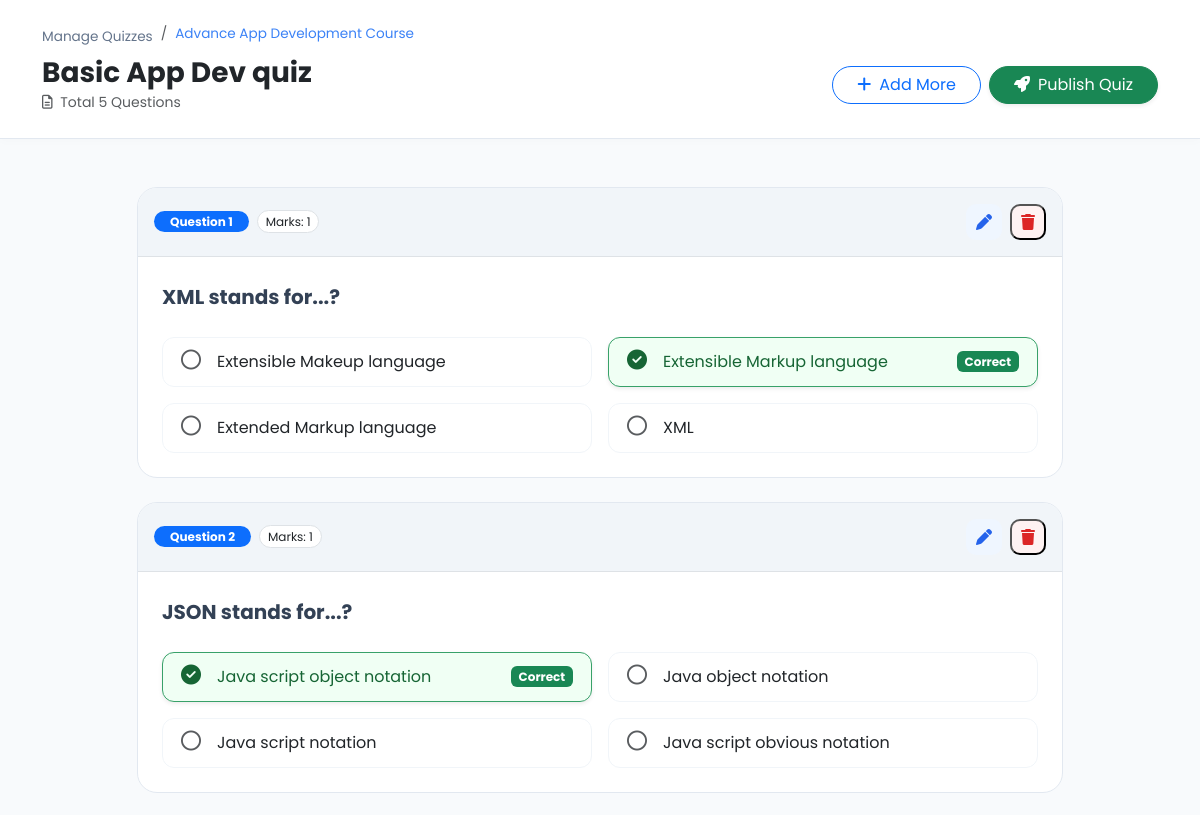
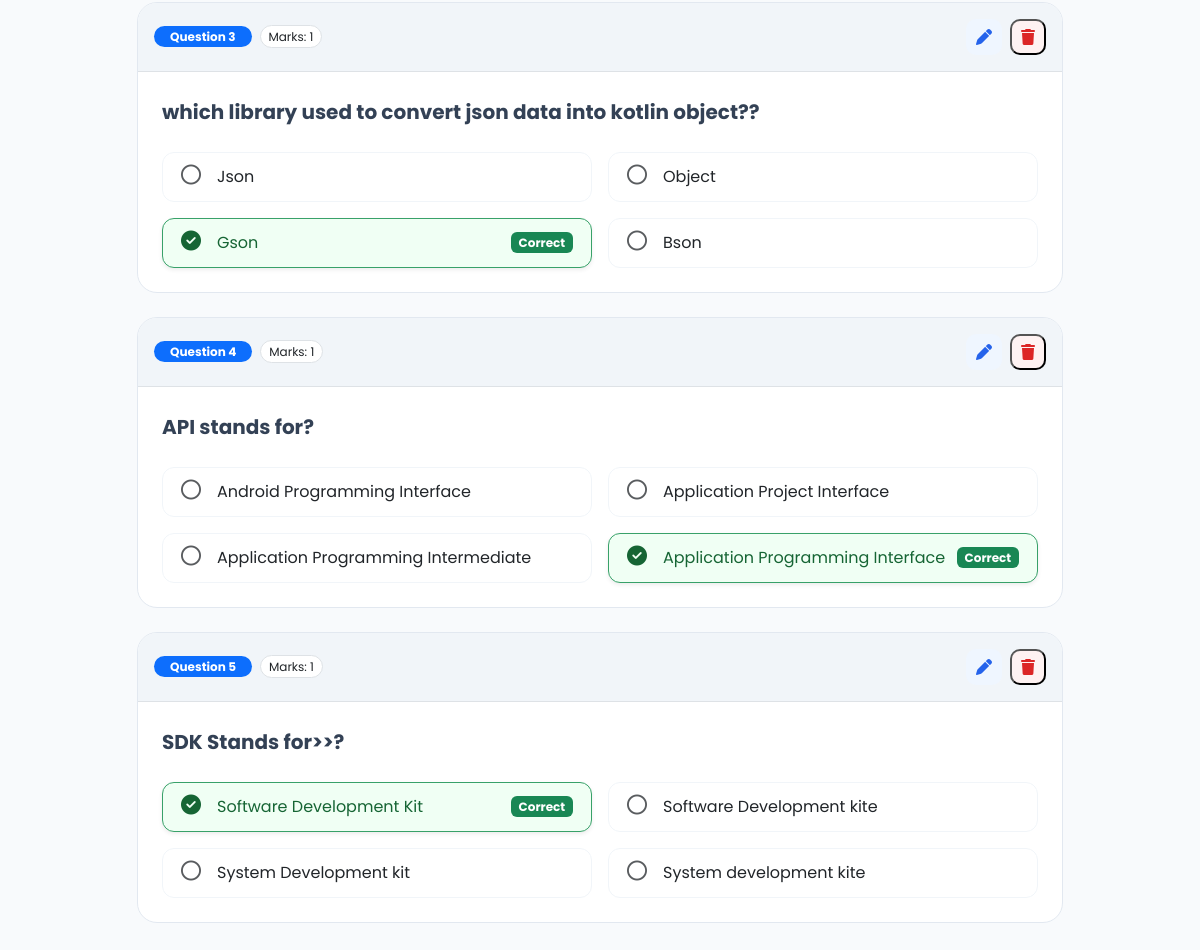
The page /instructor/review_quiz.php?quiz_id=3 (signed in) on the database its author committed (2 pictures, top to bottom).
### tables this page shows
CREATE TABLE `quizzes` (
  `id` int(10) UNSIGNED NOT NULL,
  `course_id` int(10) UNSIGNED NOT NULL,
  `title` varchar(150) NOT NULL,
  `total_marks` int(10) UNSIGNED DEFAULT 0,
  `created_at` timestamp NOT NULL DEFAULT current_timestamp(),
  `status` enum('draft','published') DEFAULT 'draft'
);

CREATE TABLE `courses` (
  `id` int(10) UNSIGNED NOT NULL,
  `instructor_id` int(10) UNSIGNED NOT NULL,
  `category_id` int(10) DEFAULT NULL,
  `title` varchar(150) NOT NULL,
  `price` decimal(10,2) DEFAULT 0.00,
  `description` text DEFAULT NULL,
  `thumbnail` varchar(255) DEFAULT NULL,
  `status` enum('draft','published') DEFAULT 'draft',
  `created_at` timestamp NOT NULL DEFAULT current_timestamp()
);

CREATE TABLE `quiz_questions` (
  `id` int(10) UNSIGNED NOT NULL,
  `quiz_id` int(10) UNSIGNED NOT NULL,
  `question_text` text NOT NULL,
  `marks` int(10) UNSIGNED DEFAULT 1
);

CREATE TABLE `quiz_options` (
  `id` int(10) UNSIGNED NOT NULL,
  `question_id` int(10) UNSIGNED NOT NULL,
  `option_text` text NOT NULL,
  `is_correct` tinyint(1) DEFAULT 0
);

### instructor/review_quiz.php (the view, shortened to what this page needs)
<?php
require '../config/config.php';
$quiz_id = $_GET['quiz_id'];
$quiz_res = mysqli_query($conn, "SELECT q.*, c.title as course_title FROM quizzes q JOIN courses c ON q.course_id = c.id WHERE q.id = $quiz_id");
$quiz = mysqli_fetch_assoc($quiz_res);
$questions_res = mysqli_query($conn, "SELECT * FROM quiz_questions WHERE quiz_id = $quiz_id");
$total_questions = mysqli_num_rows($questions_res);
?>
<!DOCTYPE html>
<html lang="en">
<head>
    <link href="https://cdn.jsdelivr.net/npm/bootstrap@5.3.0/dist/css/bootstrap.min.css" rel="stylesheet">
    <link rel="stylesheet" href="https://cdnjs.cloudflare.com/ajax/libs/font-awesome/6.4.0/css/all.min.css">
    <link rel="stylesheet" href="https://cdnjs.cloudflare.com/ajax/libs/animate.css/4.1.1/animate.min.css"/>
    <link rel="stylesheet" href="https://cdn.jsdelivr.net/npm/sweetalert2@11/dist/sweetalert2.min.css">
</head>
<body>
<div class="header-section">
    <div class="container">
        <nav aria-label="breadcrumb" class="mb-2">
            <ol class="breadcrumb mb-0">
                <li class="breadcrumb-item"><a href="manage_quizzes.php">Manage Quizzes</a></li>
                <li class="breadcrumb-item active"><?= $quiz['course_title'] ?></li>
            </ol>
        </nav>
        <div class="d-flex justify-content-between align-items-center">
            <div>
                <h3 class="fw-bold mb-0 text-dark"><?= $quiz['title'] ?></h3>
                <span class="text-muted small"><i class="far fa-file-alt me-1"></i> Total <?= $total_questions ?> Questions</span>
            </div>
            <div class="d-flex gap-2">
                <a href="add_questions.php?quiz_id=<?= $quiz_id ?>" class="btn btn-outline-primary rounded-pill px-4 fw-500">
                    <i class="fas fa-plus me-2"></i>Add More
                </a>
                <form method="POST">
                    <button type="submit" name="publish_quiz" class="btn btn-success rounded-pill px-4 shadow-sm fw-500">
                        <i class="fas fa-rocket me-2"></i>Publish Quiz
                    </button>
                </form>
            </div>
        </div>
    </div>
</div>
<div class="container py-5">
    <div class="row justify-content-center">
        <div class="col-lg-10">
            <?php if ($total_questions > 0): ?>
                <?php
                $q_num = 1;
                while($q = mysqli_fetch_assoc($questions_res)):
                    $q_id = $q['id'];
                    $opt_res = mysqli_query($conn, "SELECT * FROM quiz_options WHERE question_id = $q_id");
                ?>
                <div class="card q-card mb-4 animate__animated animate__fadeInUp" id="q-card-<?= $q_id ?>">
                    <div class="q-header d-flex justify-content-between align-items-center p-3 border-bottom">
                        <div class="d-flex align-items-center gap-2">
                            <span class="badge bg-primary rounded-pill px-3">Question <?= $q_num++ ?></span>
                            <span class="badge bg-white text-dark border rounded-pill fw-normal">Marks: <?= $q['marks'] ?></span>
                        </div>
                        <div class="d-flex gap-2">
                            <a href="edit_question.php?id=<?= $q_id ?>" class="action-btn btn-edit text-decoration-none" title="Edit">
                                <i class="fas fa-pen"></i>
                            </a>
                            <button type="button" class="action-btn btn-delete"
                                    onclick="confirmDelete(<?= $q_id ?>, 'q-card-<?= $q_id ?>')" title="Delete">
                                <i class="fas fa-trash"></i>
                            </button>
                        </div>
                    </div>
                    <div class="q-body p-4">
                        <h5 class="fw-bold mb-4" style="line-height: 1.6; color: #334155;">
                            <?= nl2br(htmlspecialchars($q['question_text'])) ?>
                        </h5>
                        <div class="row g-3">
                            <?php while($opt = mysqli_fetch_assoc($opt_res)): ?>
                                <div class="col-md-6">
                                    <div class="option-item d-flex align-items-center <?= $opt['is_correct'] ? 'correct-style shadow-sm' : 'bg-white' ?>">
                                        <div class="me-3">
                                            <?php if($opt['is_correct']): ?>
                                                <i class="fas fa-check-circle fs-5"></i>
                                            <?php else: ?>
                                                <i class="far fa-circle text-muted fs-5"></i>
                                            <?php endif; ?>
                                        </div>
                                        <div class="flex-grow-1">
                                            <?= htmlspecialchars($opt['option_text']) ?>
                                        </div>
                                        <?php if($opt['is_correct']): ?>
                                            <span class="badge bg-success small ms-2">Correct</span>
                                        <?php endif; ?>
                                    </div>
                                </div>
                            <?php endwhile; ?>
                        </div>
                    </div>
                </div>
                <?php endwhile; ?>
            <?php endif; ?>
        </div>
    </div>
</div>
</body>
</html>

### instructor/review_quiz.php (style rules this page uses)
body { font-family: 'Poppins', sans-serif; background: #f8fafc; color: #1e293b; }
.header-section { background: white; padding: 1.5rem 0; border-bottom: 1px solid #e2e8f0; position: sticky; top: 0; z-index: 1000; box-shadow: 0 2px 10px rgba(0,0,0,0.02); }
.breadcrumb-item a { color: #64748b; text-decoration: none; font-size: 0.85rem; }
.breadcrumb-item.active { color: #3b82f6; font-size: 0.85rem; }
.q-card { background: white; border-radius: 20px; border: 1px solid #e2e8f0; transition: all 0.3s ease; overflow: hidden; }
.q-header { background: #f1f5f9; }
.option-item { border: 1.5px solid #f1f5f9; border-radius: 12px; padding: 12px 18px; transition: 0.2s; }
.correct-style { background-color: #f0fff4 !important; border-color: #38a169 !important; color: #166534 !important; }
.action-btn { width: 36px; height: 36px; border-radius: 10px; display: inline-flex; align-items: center; justify-content: center; transition: 0.3s; }
.btn-edit { background: #eff6ff; color: #2563eb; }
.btn-delete { background: #fef2f2; color: #dc2626; }

### rows shown on the page
quizzes: course.title "Advance App Development Course", title "Basic App Dev quiz"
quiz_questions: marks "1", question_text "XML stands for...?"
quiz_options: is_correct 0 (drawn), option_text "Extensible Makeup language"
quiz_options: is_correct 1 (drawn), option_text "Extensible Markup language"
quiz_options: is_correct 0 (drawn), option_text "Extended Markup language"
quiz_options: is_correct 0 (drawn), option_text "XML"
quiz_questions: marks "1", question_text "JSON stands for...?"
quiz_options: is_correct 1 (drawn), option_text "Java script object notation"
quiz_options: is_correct 0 (drawn), option_text "Java object notation"
quiz_options: is_correct 0 (drawn), option_text "Java script notation"
quiz_options: is_correct 0 (drawn), option_text "Java script obvious notation"
quiz_questions: marks "1", question_text "which library used to convert json data into kotlin object??"
quiz_options: is_correct 0 (drawn), option_text "Json"
quiz_options: is_correct 0 (drawn), option_text "Object"
quiz_options: is_correct 1 (drawn), option_text "Gson"
quiz_options: is_correct 0 (drawn), option_text "Bson"
quiz_questions: marks "1", question_text "API stands for?"
quiz_options: is_correct 0 (drawn), option_text "Android Programming Interface"
quiz_options: is_correct 0 (drawn), option_text "Application Project Interface"
quiz_options: is_correct 0 (drawn), option_text "Application Programming Intermediate"
quiz_options: is_correct 1 (drawn), option_text "Application Programming Interface"
quiz_questions: marks "1", question_text "SDK Stands for>>?"
quiz_options: is_correct 1 (drawn), option_text "Software Development Kit"
quiz_options: is_correct 0 (drawn), option_text "Software Development kite"
quiz_options: is_correct 0 (drawn), option_text "System Development kit"
quiz_options: is_correct 0 (drawn), option_text "System development kite"

### other values the page prints
$total_questions "5"
